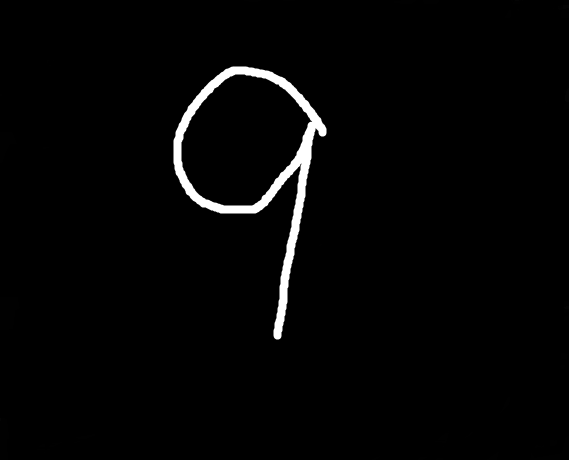
#> input picture numpy学习/9_1.png, 569 x 460 px
$ python '练习1.py'
#> lines starting #> are read from the running program, lines starting #| are printed output that depends on the picture
#!/usr/bin/python3
# -*- coding: utf-8 -*-
# @Time    : 2023/7/16 11:35
# @Author  : pat
# @FileName: 练习1.py
# @Software: PyCharm

# 图像的处理：导入图片、翻转、旋转
import numpy as np
import matplotlib.image as mpimg
from matplotlib import pyplot as plt

# 导入图片
num_9 = mpimg.imread('9_1.png')
#> num_9 is the input picture: shape (460, 569, 3) float32; min 0, max 1, mean 0.0204
print(num_9.shape)
#| (460, 569, 3)

plt.matshow(num_9, cmap="Greys_r", vmin=0, vmax=256)
plt.show()

# 左右翻转
# number_lr = np.fliplr(num_9)
number_lr = num_9[:, ::-1]
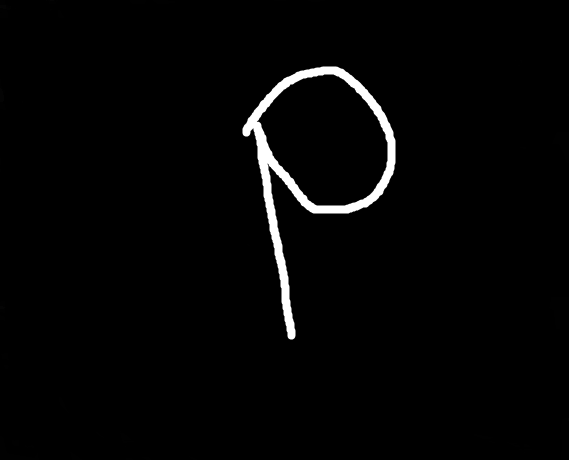
#> number_lr: shape (460, 569, 3) float32; min 0, max 1, mean 0.0204
plt.matshow(number_lr, cmap="Greys_r", vmin=0, vmax=256)
plt.show()

# 上下翻转
# number_ud = np.flipud(num_9)
number_ud = num_9[::-1, :]
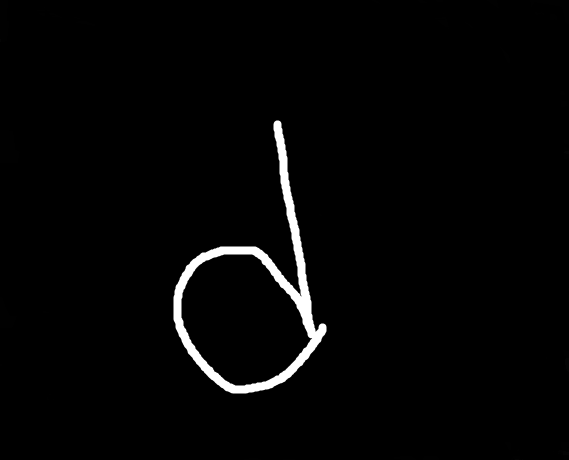
#> number_ud: shape (460, 569, 3) float32; min 0, max 1, mean 0.0204
plt.matshow(number_ud, cmap="Greys_r", vmin=0, vmax=256)
plt.show()

# 旋转90度
number_rot = np.rot90(num_9, k=3)
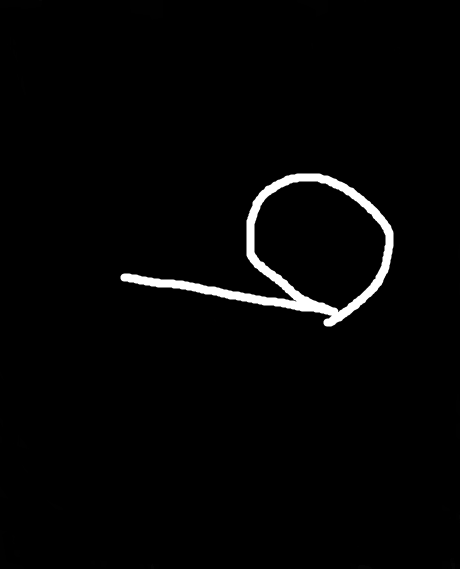
#> number_rot: shape (569, 460, 3) float32; min 0, max 1, mean 0.0204
plt.matshow(number_rot, cmap="Greys_r", vmin=0, vmax=256)
plt.show()

$ run again, with numpy学习/1_1.png copied over numpy学习/9_1.png
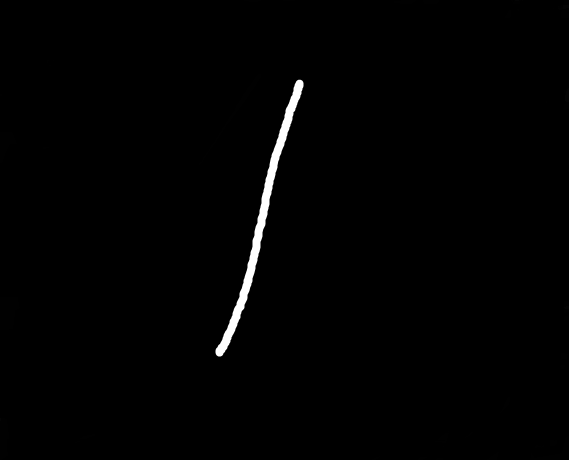
#> input picture numpy学习/1_1.png, 569 x 460 px
#> num_9 is the input picture: shape (460, 569, 4) float32; mean R, G, B, A 0.00906, 0.00906, 0.00906, 1
#| (460, 569, 4)
#> `number_lr = num_9[:, ::-1]`:
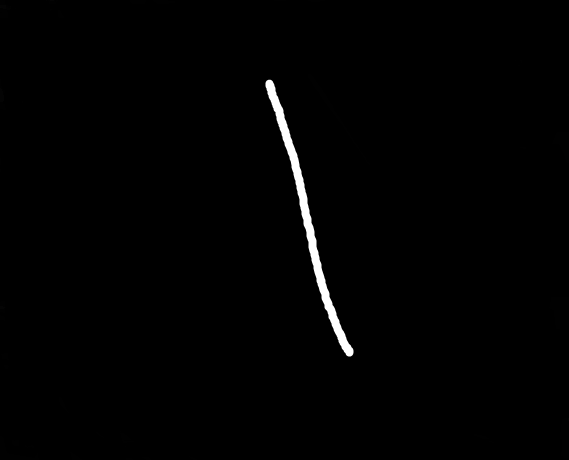
#> number_lr: shape (460, 569, 4) float32; mean R, G, B, A 0.00906, 0.00906, 0.00906, 1
#> `number_rot = np.rot90(num_9, k=3)`:
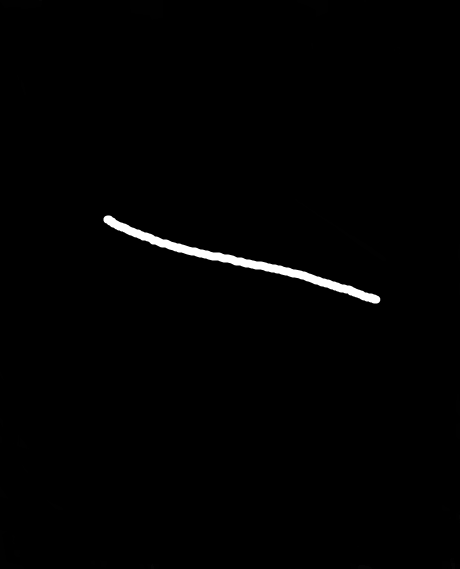
#> number_rot: shape (569, 460, 4) float32; mean R, G, B, A 0.00906, 0.00906, 0.00906, 1
